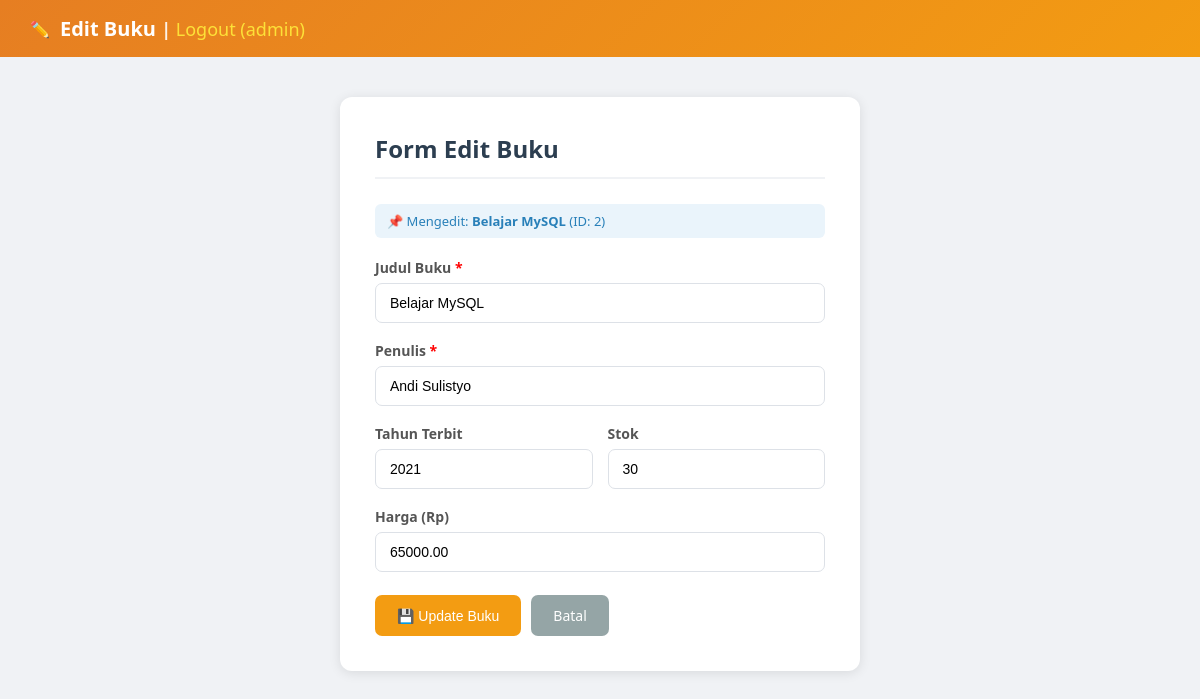
The app's page /buku/edit.php?id=2 (signed in) with its own data.
### tables this page shows
CREATE TABLE IF NOT EXISTS buku (
    ID INT AUTO_INCREMENT PRIMARY KEY,
    Judul VARCHAR(255) NOT NULL,
    Penulis VARCHAR(255) NOT NULL,
    Tahun_Terbit INT,
    Harga DECIMAL(10,2),
    Stok INT
);

### buku/edit.php (the view, shortened to what this page needs)
<?php
require_once '../koneksi.php';
$id   = (int)$_GET['id'];
$buku = $conn->query("SELECT * FROM buku WHERE ID = $id")->fetch_assoc();
?>
<!DOCTYPE html>
<html lang="id">
<head>
</head>
<body>
<div class="navbar"><span>✏️</span><h1>Edit Buku <span style="font-size:0.9em;opacity:0.9;">| <a href="../logout.php" style="color:#ffeb3b;text-decoration:none;font-weight:500;">Logout (<?php echo $_SESSION['username']; ?>)</a></span></h1></div>
<div class="form-box">
    <h2>Form Edit Buku</h2>
    <div class="info-badge">📌 Mengedit: <strong><?= htmlspecialchars($buku['Judul']) ?></strong> (ID: <?= $id ?>)</div>
    <form method="POST">
        <label>Judul Buku <span style="color:red">*</span></label>
        <input type="text" name="judul" required value="<?= htmlspecialchars($buku['Judul']) ?>">
        <label>Penulis <span style="color:red">*</span></label>
        <input type="text" name="penulis" required value="<?= htmlspecialchars($buku['Penulis']) ?>">
        <div class="row">
            <div>
                <label>Tahun Terbit</label>
                <input type="number" name="tahun" min="1900" max="2099" value="<?= $buku['Tahun_Terbit'] ?>">
            </div>
            <div>
                <label>Stok</label>
                <input type="number" name="stok" min="0" value="<?= $buku['Stok'] ?>">
            </div>
        </div>
        <label>Harga (Rp)</label>
        <input type="number" name="harga" step="500" min="0" value="<?= $buku['Harga'] ?>">
        <div style="display:flex;gap:10px;margin-top:5px;">
            <button type="submit" class="btn btn-warning">💾 Update Buku</button>
            <a href="index.php" class="btn btn-secondary">Batal</a>
        </div>
    </form>
</div>
</body>
</html>

### buku/edit.php (style rules this page uses)
* { margin: 0; padding: 0; box-sizing: border-box; }
body { font-family: 'Segoe UI', Arial, sans-serif; background: #f0f2f5; }
.navbar { background: linear-gradient(135deg, #e67e22, #f39c12); color: white; padding: 15px 30px; display: flex; align-items: center; gap: 10px; }
.navbar h1 { font-size: 20px; }
.form-box { max-width: 520px; margin: 40px auto; background: white; padding: 35px; border-radius: 12px; box-shadow: 0 2px 12px rgba(0,0,0,0.1); }
.form-box h2 { color: #2c3e50; margin-bottom: 25px; padding-bottom: 12px; border-bottom: 2px solid #f0f2f5; }
label { display: block; margin-bottom: 6px; font-weight: 600; color: #555; font-size: 14px; }
input { width: 100%; padding: 11px 14px; border: 1px solid #dde1e7; border-radius: 7px; margin-bottom: 18px; font-size: 14px; transition: border 0.2s; }
.btn { padding: 11px 22px; border-radius: 7px; border: none; cursor: pointer; font-size: 14px; text-decoration: none; display: inline-block; }
.btn-warning { background: #f39c12; color: white; }
.btn-secondary { background: #95a5a6; color: white; }
.row { display: flex; gap: 15px; }
.row > div { flex: 1; }
.info-badge { background: #eaf4fb; color: #2980b9; padding: 8px 12px; border-radius: 6px; font-size: 13px; margin-bottom: 20px; }

### records on screen
buku: Judul "Belajar MySQL", judul "Belajar MySQL", penulis "Andi Sulistyo", tahun "2021", stok "30", harga "65000.00"

### other values on screen
$_SESSION['username'] "admin"
$id "2"
